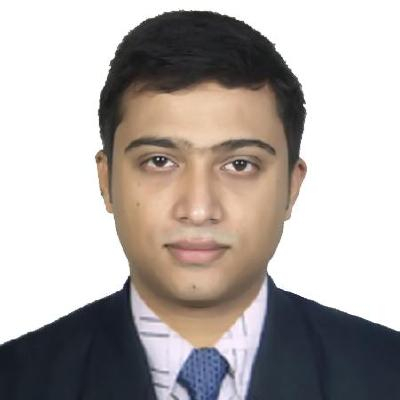
%> input picture zaman.jpg, 400 x 400 px
$ octave Y2018M09D28lL03P01.m   (GNU Octave 9; MATLAB toolbox functions it lacks are replaced by stand-ins)
%> lines starting %> are read from the running program, lines starting %| are printed output that depends on the picture; in (x1, y1, x2, y2) boxes, pixels count from 0 and x2, y2 are one past the last pixel; in counts of white or black regions, pixels touching at a corner belong together; the program's own positions count from 1
RGB_img = imread('zaman.jpg');
%> RGB_img is the input picture: size 400x400x3 uint8; mean R, G, B 178.2, 171.6, 168.6
figure
imshow(RGB_img);
Gray_img=rgb2gray(RGB_img);
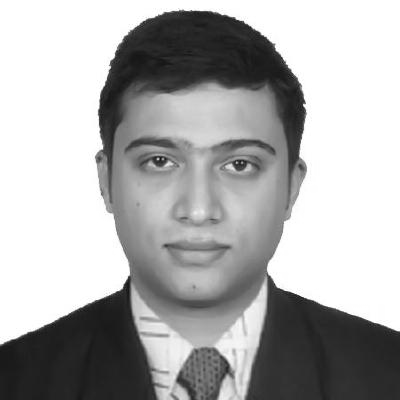
%> Gray_img: size 400x400 uint8; min 16, max 255, mean 173.2
figure
imshow(Gray_img)
bw_img=im2bw(Gray_img);
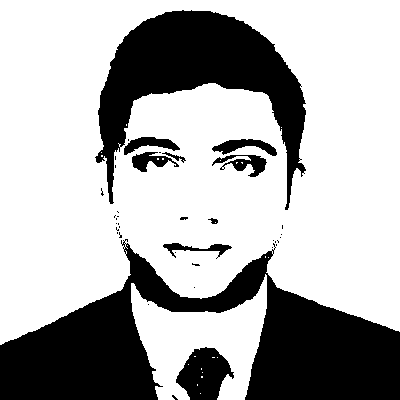
%> bw_img: size 400x400 logical; 68.7% white; 39 black regions (28 under 20 px), largest, box (x1, y1, x2, y2) and area: (0, 239, 400, 400) 29433, (95, 10, 306, 210) 16063, (176, 347, 234, 400) 2005
figure
imshow(bw_img);
hp=impixelinfo();

figure

subplot(1,3,1)
imshow(RGB_img);
title('RGB')
subplot(1,3,2)
imshow(Gray_img);
title('Grayscale')
subplot(1,3,3)
imshow(bw_img);
title('Binary')
clc

$ run again, with test.jpg copied over zaman.jpg
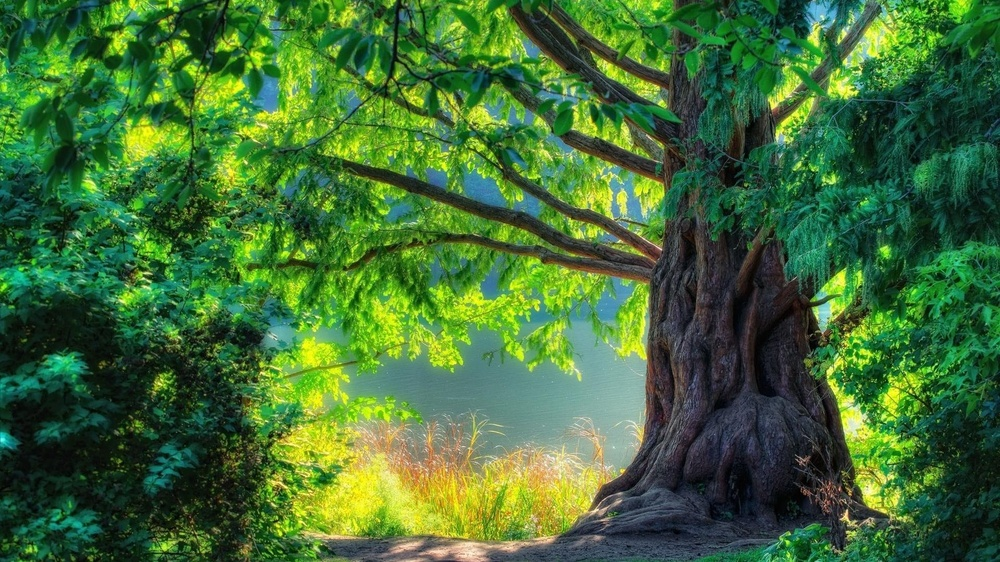
%> input picture test.jpg, 1000 x 562 px, shrunk from 1920 x 1080 before the run
%> RGB_img is the input picture: size 562x1000x3 uint8; mean R, G, B 66.1, 109.6, 53.5
%> `Gray_img=rgb2gray(RGB_img);`:
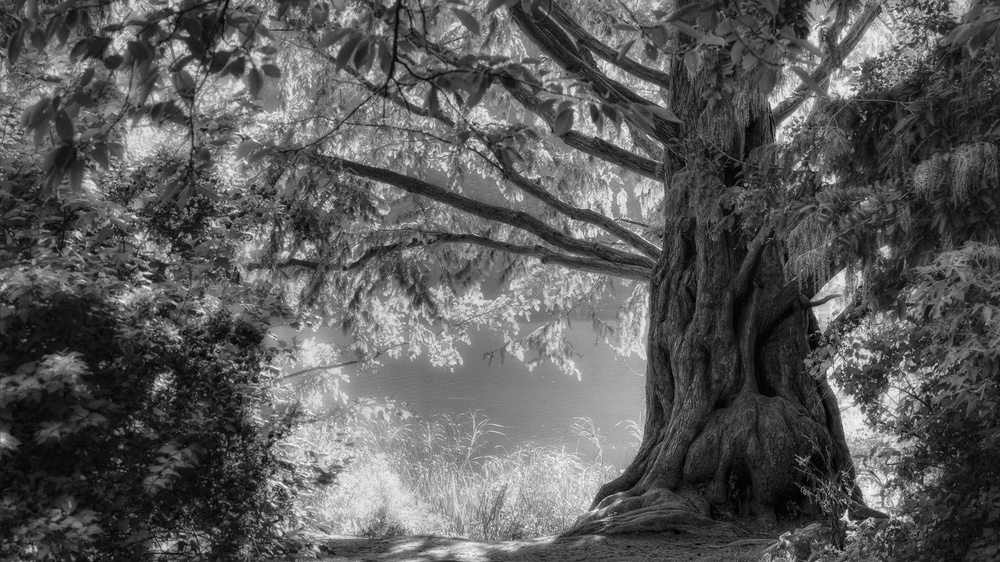
%> Gray_img: size 562x1000 uint8; min 0, max 248, mean 90.2
%> `bw_img=im2bw(Gray_img);`:
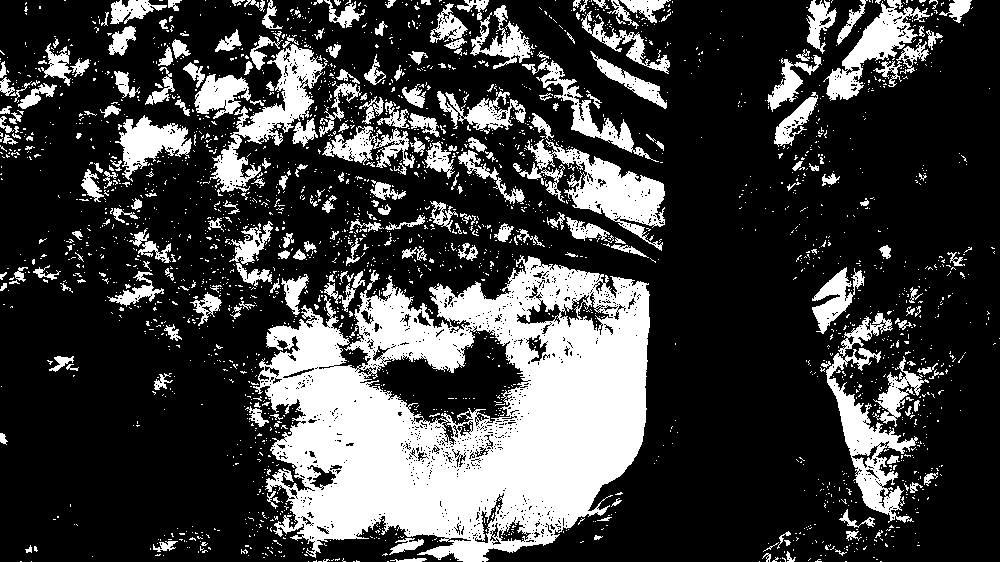
%> bw_img: size 562x1000 logical; 25.5% white; 2530 white regions (2290 under 20 px), largest, box (x1, y1, x2, y2) and area: (253, 255, 650, 562) 72571, (525, 139, 665, 251) 5046, (210, 44, 328, 192) 4627
